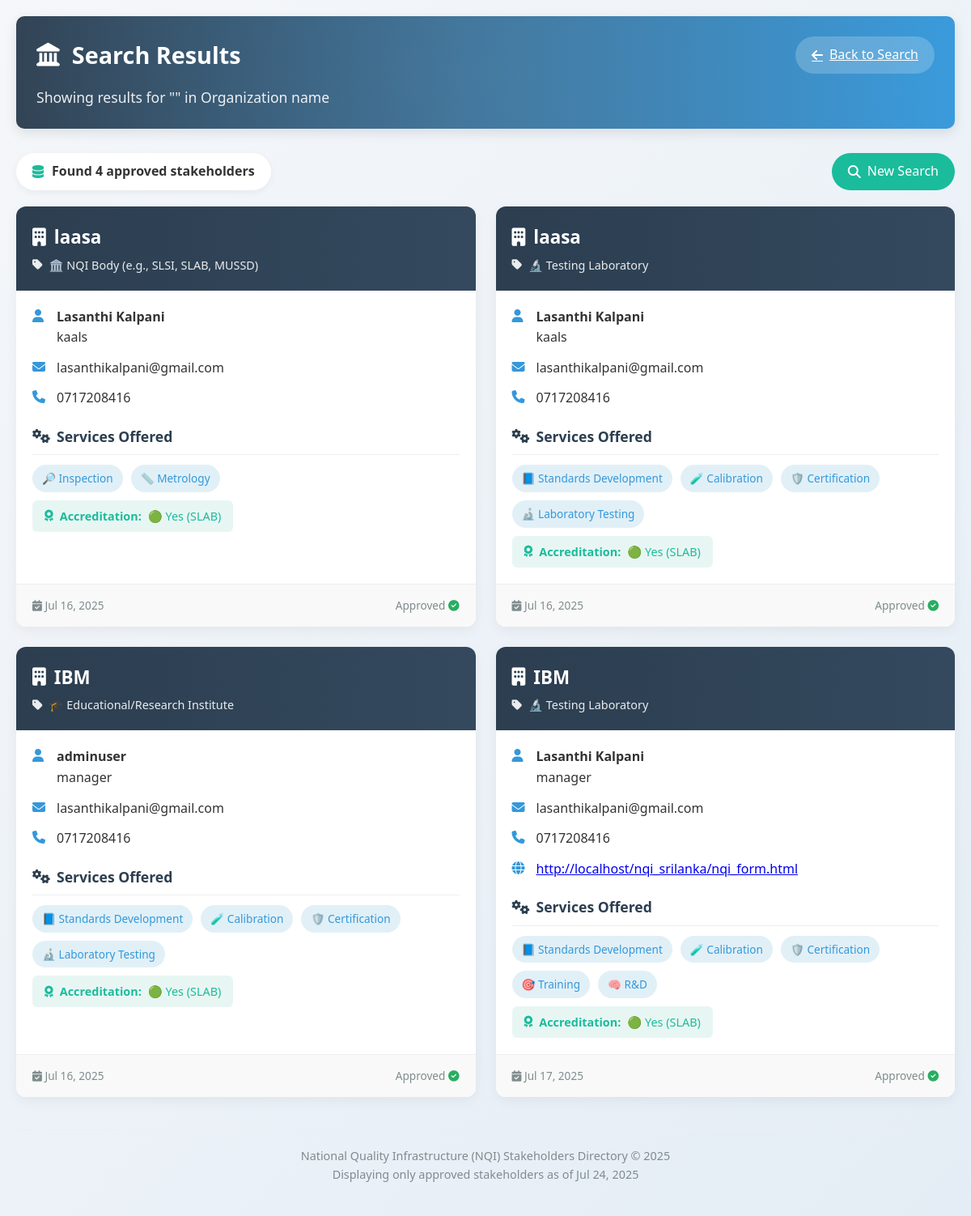
The page /search.php on the database as committed earlier.
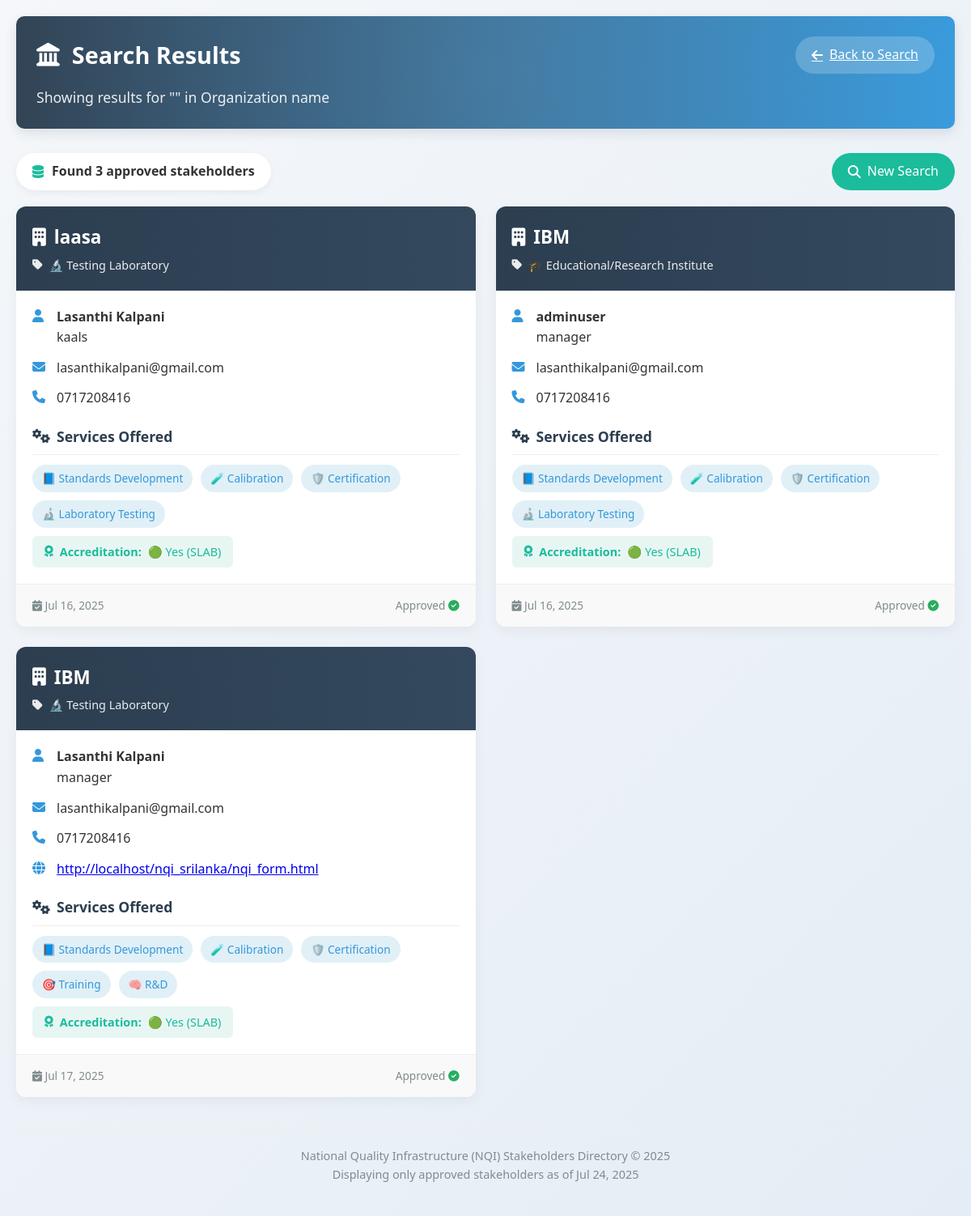
The same page on the database as committed later.
### tables this page shows
CREATE TABLE `nqi_stakeholders` (
  `id` int(11) NOT NULL,
  `organization_name` varchar(255) DEFAULT NULL,
  `organization_type` varchar(255) DEFAULT NULL,
  `organization_type_other` varchar(255) DEFAULT NULL,
  `contact_person` varchar(255) DEFAULT NULL,
  `designation` varchar(255) DEFAULT NULL,
  `email` varchar(255) DEFAULT NULL,
  `phone` varchar(100) DEFAULT NULL,
  `website` varchar(255) DEFAULT NULL,
  `core_services` text DEFAULT NULL,
  `services` text DEFAULT NULL,
  `services_other` varchar(255) DEFAULT NULL,
  `accreditation` varchar(255) DEFAULT NULL,
  `accreditation_details` text DEFAULT NULL,
  `compliance_update` varchar(50) DEFAULT NULL,
  `regional_branches` varchar(50) DEFAULT NULL,
  `regional_branch_list` text DEFAULT NULL,
  `comments` text DEFAULT NULL,
  `submitted_at` timestamp NOT NULL DEFAULT current_timestamp(),
  `approval_status` enum('pending','approved','rejected') NOT NULL DEFAULT 'pending',
  `user_id` int(11) DEFAULT NULL
);

### search.php (the view, shortened to what this page needs)
<?php
require_once 'connect.php';
$search = isset($_GET['search']) ? trim($_GET['search']) : '';
$search_field = isset($_GET['field']) ? $_GET['field'] : 'organization_name';
$query = "SELECT * FROM nqi_stakeholders WHERE approval_status = 'approved'";
$result = $conn->query($query);
$total_results = $result ? $result->num_rows : 0;
?>
<!DOCTYPE html>
<html lang="en">
<head>
    <link rel="stylesheet" href="https://cdnjs.cloudflare.com/ajax/libs/font-awesome/6.4.0/css/all.min.css">
</head>
<body>
    <div class="container">
        <header>
            <div class="header-top">
                <h1><i class="fas fa-landmark"></i> Search Results</h1>
                <a href="search.html" class="back-btn">
                    <i class="fas fa-arrow-left"></i> Back to Search
                </a>
            </div>
            <div class="search-info">
                Showing results for "<?php echo htmlspecialchars($search); ?>" in <?php echo htmlspecialchars(ucfirst(str_replace('_', ' ', $search_field))); ?>
            </div>
        </header>
        <div class="stats">
            <div class="result-count">
                <i class="fas fa-database"></i>
                Found <?php echo $total_results; ?> approved stakeholder<?php echo $total_results != 1 ? 's' : ''; ?>
            </div>
            <a href="search.html" class="new-search">
                <i class="fas fa-search"></i> New Search
            </a>
        </div>
        <div class="stakeholders-grid">
            <?php
            if ($total_results > 0) {
                while($row = $result->fetch_assoc()) {
                    $services = !empty($row['services']) ? explode(',', $row['services']) : [];
                    ?>
                    <div class="stakeholder-card" style="animation-delay: <?php echo rand(0, 300); ?>ms">
                        <div class="card-header">
                            <h2 class="org-name"><i class="fas fa-building"></i> <?php echo htmlspecialchars($row['organization_name']); ?></h2>
                            <div class="org-type">
                                <i class="fas fa-tag"></i> <?php echo htmlspecialchars($row['organization_type']); ?>
                            </div>
                        </div>
                        <div class="card-body">
                            <div class="contact-info">
                                <div class="contact-item">
                                    <i class="fas fa-user"></i>
                                    <div>
                                        <strong><?php echo htmlspecialchars($row['contact_person']); ?></strong><br>
                                        <?php echo htmlspecialchars($row['designation']); ?>
                                    </div>
                                </div>
                                <div class="contact-item">
                                    <i class="fas fa-envelope"></i>
                                    <div><?php echo htmlspecialchars($row['email']); ?></div>
                                </div>
                                <div class="contact-item">
                                    <i class="fas fa-phone"></i>
                                    <div><?php echo htmlspecialchars($row['phone']); ?></div>
                                </div>
                                <?php if (!empty($row['website'])): ?>
                                <div class="contact-item">
                                    <i class="fas fa-globe"></i>
                                    <div>
                                        <a href="<?php echo htmlspecialchars($row['website']); ?>" target="_blank">
                                            <?php echo htmlspecialchars($row['website']); ?>
                                        </a>
                                    </div>
                                </div>
                                <?php endif; ?>
                            </div>
                            <div class="services-section">
                                <h3 class="section-title"><i class="fas fa-cogs"></i> Services Offered</h3>
                                <div class="services-list">
                                    <?php foreach ($services as $service): ?>
                                        <?php $service = trim($service); ?>
                                        <?php if (!empty($service)): ?>
                                            <div class="service-badge">
                                                <?php echo htmlspecialchars($service); ?>
                                            </div>
                                        <?php endif; ?>
                                    <?php endforeach; ?>
                                </div>
                            </div>
                            <?php if (!empty($row['accreditation']) && $row['accreditation'] != '🔴 No'): ?>
                                <div class="accreditation-badge">
                                    <i class="fas fa-award"></i>
                                    <strong>Accreditation:</strong> <?php echo htmlspecialchars($row['accreditation']); ?>
                                </div>
                            <?php endif; ?>
                        </div>
                        <div class="card-footer">
                            <div>
                                <i class="fas fa-calendar-check"></i>
                                <?php
                                $date = new DateTime($row['submitted_at']);
                                echo $date->format('M d, Y');
                                ?>
                            </div>
                            <div>
                                Approved <i class="fas fa-check-circle" style="color: var(--success);"></i>
                            </div>
                        </div>
                    </div>
                    <?php
                }
            }
            ?>
        </div>
        <footer>
            <p>National Quality Infrastructure (NQI) Stakeholders Directory &copy; <?php echo date('Y'); ?></p>
            <p>Displaying only approved stakeholders as of <?php echo date('M d, Y'); ?></p>
        </footer>
    </div>
</body>
</html>

### search.php (style rules this page uses)
:root { --primary: #2c3e50; --secondary: #3498db; --accent: #1abc9c; --light: #ecf0f1; --dark: #34495e; --success: #27ae60; }
* { margin: 0; padding: 0; box-sizing: border-box; font-family: 'Segoe UI', Tahoma, Geneva, Verdana, sans-serif; }
body { background: linear-gradient(135deg, #f5f7fa 0%, #e4edf5 100%); color: #333; line-height: 1.6; padding: 20px; min-height: 100vh; }
.container { max-width: 1400px; margin: 0 auto; }
header { background: linear-gradient(to right, var(--primary), var(--secondary)); color: white; padding: 25px; border-radius: 10px; box-shadow: 0 5px 15px rgba(0, 0, 0, 0.1); margin-bottom: 30px; position: relative; overflow: hidden; }
header::before { content: ""; position: absolute; top: -50%; left: -50%; width: 200%; height: 200%; background: radial-gradient(circle, rgba(255,255,255,0.1) 0%, rgba(255,255,255,0) 70%); pointer-events: none; }
.header-top { display: flex; justify-content: space-between; align-items: center; margin-bottom: 15px; }
h1 { font-size: 1.8rem; display: flex; align-items: center; gap: 15px; }
.back-btn { background: rgba(255, 255, 255, 0.2); color: white; border: none; padding: 10px 20px; border-radius: 50px; font-size: 16px; cursor: pointer; transition: all 0.3s; display: flex; align-items: center; gap: 8px; }
.search-info { font-size: 1.1rem; opacity: 0.9; max-width: 800px; }
.stats { display: flex; justify-content: space-between; align-items: center; margin-bottom: 20px; flex-wrap: wrap; gap: 15px; }
.result-count { background: white; padding: 10px 20px; border-radius: 50px; font-weight: 600; box-shadow: 0 3px 10px rgba(0, 0, 0, 0.05); display: flex; align-items: center; gap: 10px; }
.result-count i { color: var(--accent); }
.new-search { background: var(--accent); color: white; border: none; padding: 10px 20px; border-radius: 50px; font-size: 16px; cursor: pointer; transition: all 0.3s; display: flex; align-items: center; gap: 8px; text-decoration: none; }
.stakeholders-grid { display: grid; grid-template-columns: repeat(auto-fill, minmax(380px, 1fr)); gap: 25px; margin-bottom: 40px; }
.stakeholder-card { background: white; border-radius: 12px; overflow: hidden; box-shadow: 0 5px 15px rgba(0, 0, 0, 0.05); transition: all 0.3s ease; display: flex; flex-direction: column; height: 100%; opacity: 0; transform: translateY(20px); animation: fadeInUp 0.5s forwards; }
.card-header { background: linear-gradient(to right, var(--primary), var(--dark)); color: white; padding: 20px; }
.org-name { font-size: 1.4rem; margin-bottom: 5px; display: flex; align-items: center; gap: 10px; }
.org-type { font-size: 0.9rem; opacity: 0.9; display: flex; align-items: center; gap: 8px; }
.card-body { padding: 20px; flex-grow: 1; }
.contact-info { display: flex; flex-direction: column; gap: 12px; margin-bottom: 20px; }
.contact-item { display: flex; align-items: flex-start; gap: 10px; }
.contact-item i { color: var(--secondary); min-width: 20px; padding-top: 3px; }
.services-section { margin-top: 20px; }
.section-title { display: flex; align-items: center; gap: 8px; font-size: 1.1rem; margin-bottom: 12px; padding-bottom: 8px; border-bottom: 1px solid #eee; color: var(--primary); }
.services-list { display: flex; flex-wrap: wrap; gap: 10px; }
.service-badge { background: #e1f0f7; color: var(--secondary); padding: 6px 12px; border-radius: 20px; font-size: 0.85rem; display: flex; align-items: center; gap: 5px; }
.accreditation-badge { background: #e8f6f3; color: var(--accent); padding: 8px 15px; border-radius: 6px; font-size: 0.9rem; display: inline-flex; align-items: center; gap: 8px; margin-top: 10px; }
.card-footer { background: #f9f9f9; padding: 15px 20px; border-top: 1px solid #eee; font-size: 0.85rem; color: #7f8c8d; display: flex; justify-content: space-between; align-items: center; }
footer { text-align: center; padding: 20px; color: #7f8c8d; font-size: 0.9rem; border-top: 1px solid #eee; margin-top: 30px; }

Rows that differ between the two databases and show on the page:
removed nqi_stakeholders: organization_name "laasa", organization_type "🏛️ NQI Body (e.g., SLSI, SLAB, MUSSD)", contact_person "Lasanthi Kalpani", designation "kaals", email "lasanthikalpani@gmail.com", phone "0717208416", services "🔎 Inspection", services "📏 Metrology", accreditation "🟢 Yes (SLAB)", submitted_at "Jul 16, 2025"
Other text that changed with them:
$total_results: "4" → "3"
